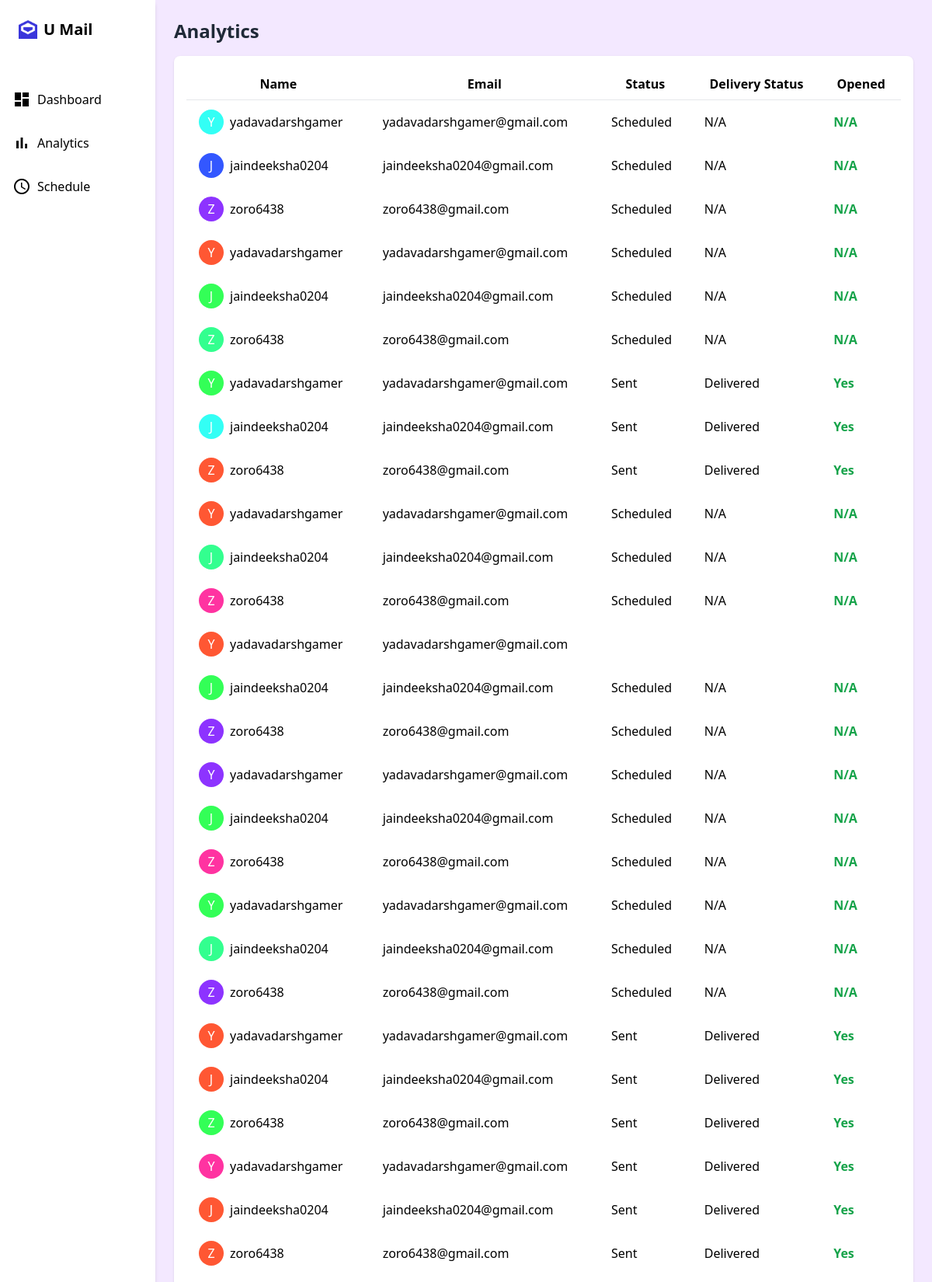
Screenshot of /analytics/ (signed in, upper part) with the database file from the repository.
### sendmail/models.py (models this page shows, shortened)
class Email_log(models.Model):
    sender=models.ForeignKey(User,on_delete=models.CASCADE,related_name='sent_emails')
    recipient_email=models.EmailField()
    status=models.CharField(
        max_length=10,
        choices=EmailStatus.choices,
        default=EmailStatus.SENT,
    )
    is_scheduled=models.BooleanField(default=False)
    scheduled_time=models.DateTimeField(null=True,blank=True)
    created_at=models.DateTimeField(auto_now_add=True)

### sendmail/views.py (the view)
# urls.py: path("analytics/", views.analytics, name="analytics"),
def analytics(request):
    user=request.user
    email_logs=Email_log.objects.filter(sender=user)
    return render(request, "analytics.html", {"email_logs":email_logs})

### sendmail/templatetags/custom_filters.py (called while the page is built)
@register.filter
def truncate_email(email):
    local_part = email.split("@")[0]
    return " ".join(local_part.split()[:5])

@register.filter
def random_color(email):
    colors = [
        "#FF5733",
        "#33FF57",
        "#3357FF",
        "#FF33A1",
        "#FF8F33",
        "#33FFF5",
        "#8D33FF",
        "#FF3333",
        "#33FF8F",
        "#FF5733",
    ]
    return random.choice(colors)

### templates/analytics.html
{% extends 'base.html' %}
{% load custom_filters %}
{% block content %}
<main class="flex-1 p-6 overflow-auto">
    <h1 class="text-2xl font-bold text-gray-800 mb-4">Analytics</h1>
    <div class="bg-white rounded-lg shadow p-4">
        <table class="min-w-full bg-white">
            <thead>
                <tr>
                    <th class="py-2 px-4 border-b border-gray-200">Name</th>
                    <th class="py-2 px-4 border-b border-gray-200">Email</th>
                    <th class="py-2 px-4 border-b border-gray-200">Status</th>
                    <th class="py-2 px-4 border-b border-gray-200">Delivery Status</th>
                    <th class="py-2 px-4 border-b border-gray-200">Opened</th>
                </tr>
            </thead>
            <tbody>
                {% for email_log in email_logs %}
                <tr>
                    <td class="py-3 px-4 flex items-center">
                        <div class="w-8 h-8 rounded-full text-white flex items-center justify-center" style="background-color: {{ email_log.recipient_email|random_color }};">
                            {{ email_log.recipient_email|slice:":1"|upper }}
                        </div>
                        <span class="ml-2">{{ email_log.recipient_email|truncate_email }}</span>
                    </td>
                    <td class="py-3 px-4">{{ email_log.recipient_email }}</td>
                    <td class="py-3 px-4">
                        {% if email_log.status == 'sent' %}
                            Sent
                        {% elif email_log.status == 'pending' %}
                            Scheduled
                        {% endif %}
                    </td>
                    <td class="py-3 px-4">
                        {% if email_log.status == 'sent' %}
                            Delivered
                        {% elif email_log.status == 'pending' %}
                            N/A
                        {% endif %}
                    </td>
                    <td class="py-3 px-4 text-green-600 font-semibold">
                        {% if email_log.status == 'sent' %}
                            Yes
                        {% elif email_log.status == 'pending' %}
                            N/A
                        {% endif %}
                    </td>
                </tr>
                {% endfor %}
            </tbody>
        </table>
    </div>
</main>
{% endblock content %}

### rows the page displays
Email_log: recipient_email "Y", recipient_email "yadavadarshgamer", recipient_email "yadavadarshgamer@gmail.com", status "Scheduled"
Email_log: recipient_email "J", recipient_email "jaindeeksha0204", recipient_email "jaindeeksha0204@gmail.com", status "Scheduled"
Email_log: recipient_email "Z", recipient_email "zoro6438", recipient_email "zoro6438@gmail.com", status "Scheduled"
Email_log: recipient_email "Y", recipient_email "yadavadarshgamer", recipient_email "yadavadarshgamer@gmail.com", status "Scheduled"
Email_log: recipient_email "J", recipient_email "jaindeeksha0204", recipient_email "jaindeeksha0204@gmail.com", status "Scheduled"
Email_log: recipient_email "Z", recipient_email "zoro6438", recipient_email "zoro6438@gmail.com", status "Scheduled"
Email_log: recipient_email "Y", recipient_email "yadavadarshgamer", recipient_email "yadavadarshgamer@gmail.com", status "Sent"
Email_log: recipient_email "J", recipient_email "jaindeeksha0204", recipient_email "jaindeeksha0204@gmail.com", status "Sent"
Email_log: recipient_email "Z", recipient_email "zoro6438", recipient_email "zoro6438@gmail.com", status "Sent"
Email_log: recipient_email "Y", recipient_email "yadavadarshgamer", recipient_email "yadavadarshgamer@gmail.com", status "Scheduled"
Email_log: recipient_email "J", recipient_email "jaindeeksha0204", recipient_email "jaindeeksha0204@gmail.com", status "Scheduled"
Email_log: recipient_email "Z", recipient_email "zoro6438", recipient_email "zoro6438@gmail.com", status "Scheduled"
Email_log: recipient_email "Y", recipient_email "yadavadarshgamer", recipient_email "yadavadarshgamer@gmail.com"
Email_log: recipient_email "J", recipient_email "jaindeeksha0204", recipient_email "jaindeeksha0204@gmail.com", status "Scheduled"
Email_log: recipient_email "Z", recipient_email "zoro6438", recipient_email "zoro6438@gmail.com", status "Scheduled"
Email_log: recipient_email "Y", recipient_email "yadavadarshgamer", recipient_email "yadavadarshgamer@gmail.com", status "Scheduled"
Email_log: recipient_email "J", recipient_email "jaindeeksha0204", recipient_email "jaindeeksha0204@gmail.com", status "Scheduled"
Email_log: recipient_email "Z", recipient_email "zoro6438", recipient_email "zoro6438@gmail.com", status "Scheduled"
Email_log: recipient_email "Y", recipient_email "yadavadarshgamer", recipient_email "yadavadarshgamer@gmail.com", status "Scheduled"
Email_log: recipient_email "J", recipient_email "jaindeeksha0204", recipient_email "jaindeeksha0204@gmail.com", status "Scheduled"
Email_log: recipient_email "Z", recipient_email "zoro6438", recipient_email "zoro6438@gmail.com", status "Scheduled"
Email_log: recipient_email "Y", recipient_email "yadavadarshgamer", recipient_email "yadavadarshgamer@gmail.com", status "Sent"
Email_log: recipient_email "J", recipient_email "jaindeeksha0204", recipient_email "jaindeeksha0204@gmail.com", status "Sent"
Email_log: recipient_email "Z", recipient_email "zoro6438", recipient_email "zoro6438@gmail.com", status "Sent"
Email_log: recipient_email "Y", recipient_email "yadavadarshgamer", recipient_email "yadavadarshgamer@gmail.com", status "Sent"
Email_log: recipient_email "J", recipient_email "jaindeeksha0204", recipient_email "jaindeeksha0204@gmail.com", status "Sent"
Email_log: recipient_email "Z", recipient_email "zoro6438", recipient_email "zoro6438@gmail.com", status "Sent"
